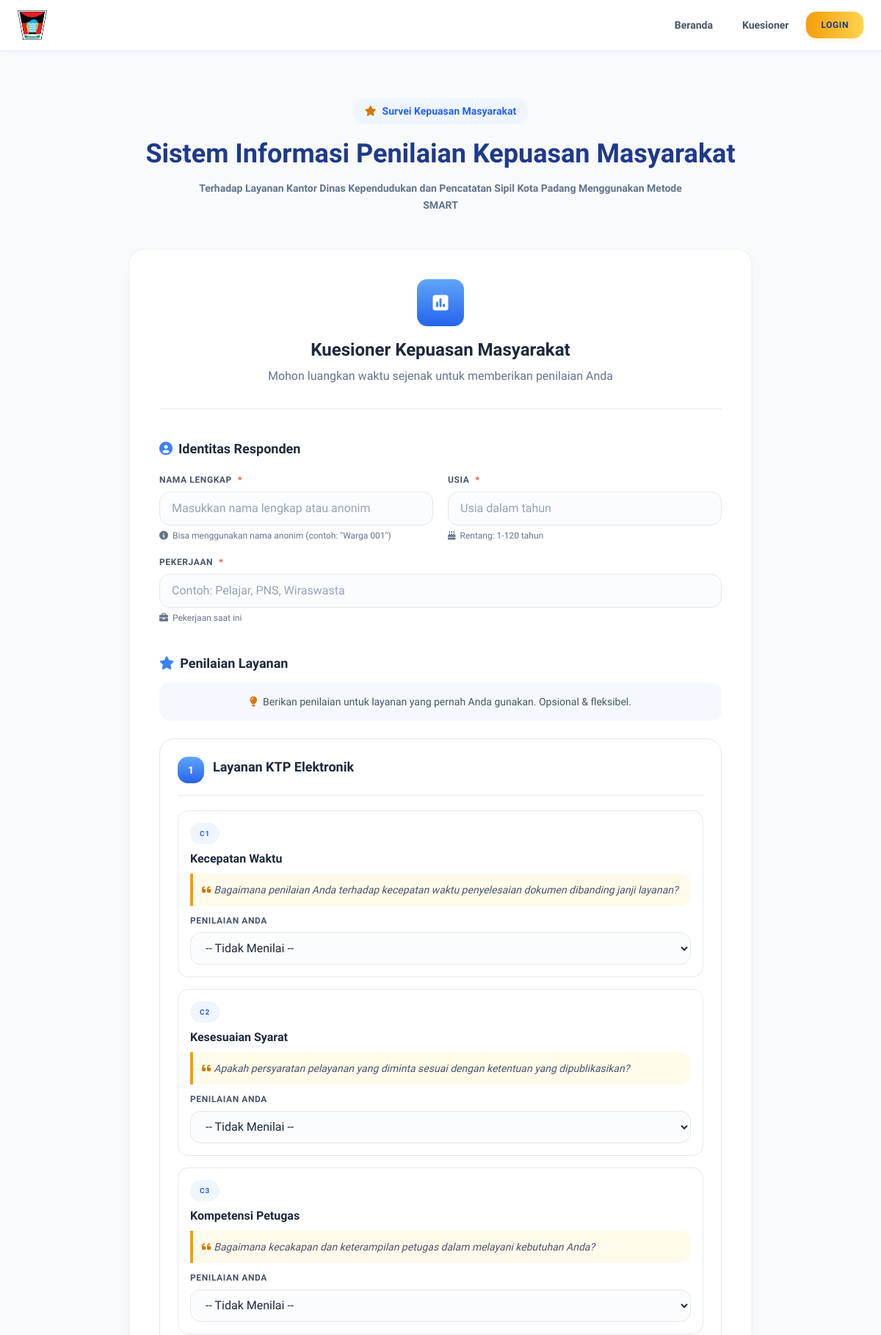
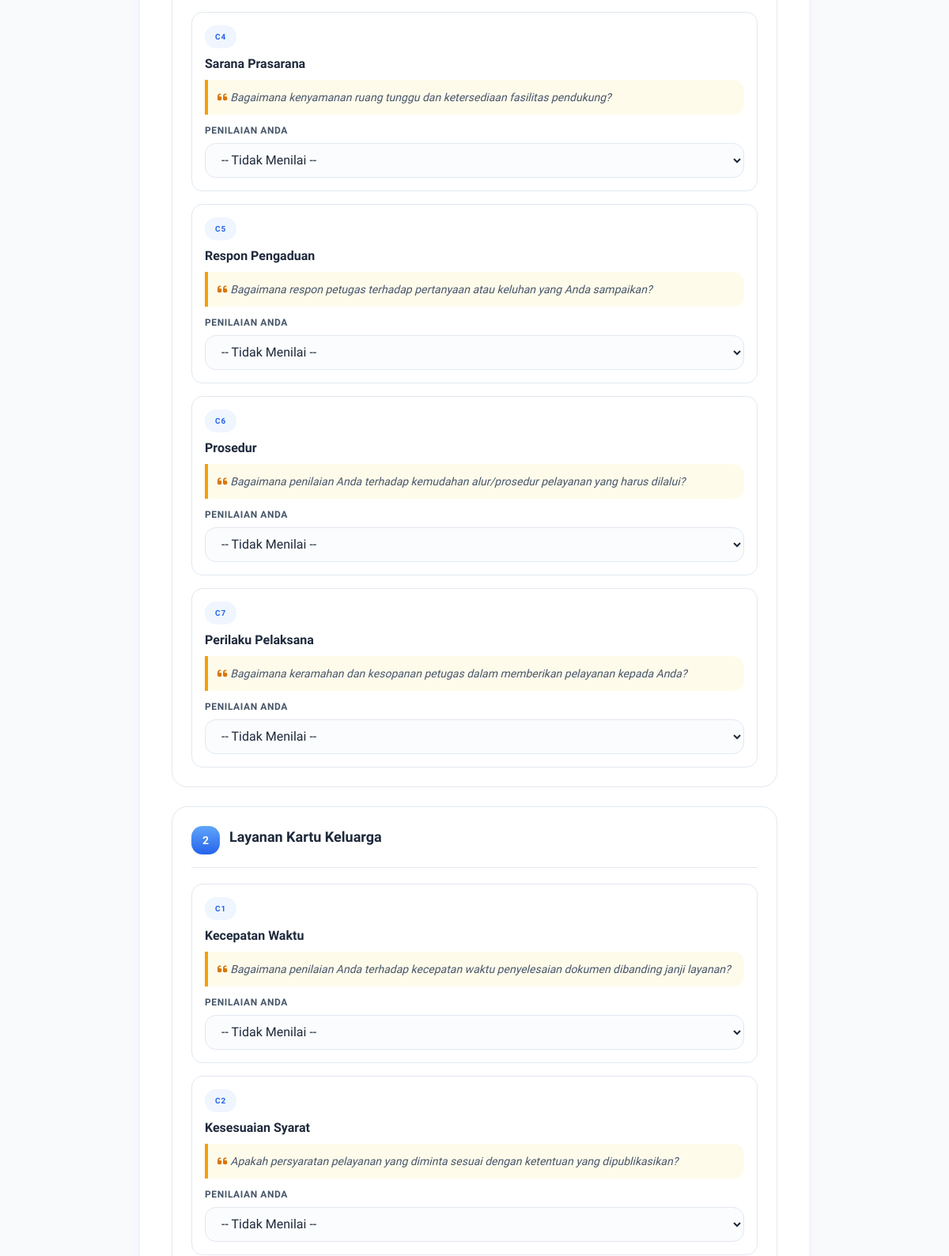
The page /index.php?controller=penilaianKuesioner&action=index (upper part) on the database its author committed (2 pictures, top to bottom).
### tables this page shows
CREATE TABLE `alternatif` (
  `id_alternatif` int NOT NULL,
  `kode_alternatif` varchar(10) NOT NULL,
  `nama_layanan` varchar(100) NOT NULL,
  `keterangan` text,
  `created_at` timestamp NULL DEFAULT CURRENT_TIMESTAMP
);

CREATE TABLE `kriteria` (
  `id_kriteria` int NOT NULL,
  `kode_kriteria` varchar(10) NOT NULL,
  `nama_kriteria` varchar(100) NOT NULL,
  `pertanyaan` text NOT NULL,
  `bobot` int NOT NULL,
  `jenis` enum('benefit','cost') DEFAULT 'benefit',
  `created_at` timestamp NULL DEFAULT CURRENT_TIMESTAMP
);

### controllers/PenilaianKuesionerController.php (called while the page is built, shortened)
<?php
require_once 'models/PenilaianKuesionerModel.php';
class PenilaianKuesionerController
{
    private $penilaianKuesionerModel;
    public function __construct($connection)
    {
        $this->penilaianKuesionerModel = new PenilaianKuesionerModel($connection);
    }
    public function index()
    {
        $data = [
            'title' => 'Kuesioner Penilaian Layanan - DISDUKCAPIL Kota Padang',
            'page_title' => 'Kuesioner Kepuasan Masyarakat',
            'alternatifs' => $this->penilaianKuesionerModel->getAllAlternatif(),
            'kriterias' => $this->penilaianKuesionerModel->getAllKriteria(),
            'penilaianModel' => $this->penilaianKuesionerModel
        ];
        require_once 'views/kuesioner/index.php';
    }
}
?>

### models/PenilaianKuesionerModel.php (called while the page is built, shortened)
<?php
require_once 'AlternatifModel.php';
require_once 'KriteriaModel.php';
class PenilaianKuesionerModel
{
    private $alternatifModel;
    private $kriteriaModel;
    public function __construct($connection)
    {
        $this->alternatifModel = new AlternatifModel($connection);
        $this->kriteriaModel = new KriteriaModel($connection);
    }
    public function getAllAlternatif()
    {
        return $this->alternatifModel->getAll();
    }
    public function getAllKriteria()
    {
        return $this->kriteriaModel->getAll();
    }
}
?>

### models/AlternatifModel.php (called while the page is built, shortened)
<?php
class AlternatifModel
{
    private $conn;
    private $table = 'alternatif';
    public function __construct($connection)
    {
        $this->conn = $connection;
    }
    public function getAll()
    {
        try {
            $query = "SELECT * FROM " . $this->table . " ORDER BY id_alternatif ASC";
            $stmt = $this->conn->prepare($query);
            $stmt->execute();
            return $stmt->fetchAll(PDO::FETCH_ASSOC);
        } catch (PDOException $e) {
            error_log("Get all alternatif error: " . $e->getMessage());
            return false;
        }
    }
}
?>

### models/KriteriaModel.php (called while the page is built, shortened)
<?php
class KriteriaModel
{
    private $conn;
    private $table = 'kriteria';
    public function __construct($connection)
    {
        $this->conn = $connection;
    }
    public function getAll()
    {
        try {
            $query = "SELECT * FROM " . $this->table . " ORDER BY kode_kriteria ASC";
            $stmt = $this->conn->prepare($query);
            $stmt->execute();
            return $stmt->fetchAll(PDO::FETCH_ASSOC);
        } catch (PDOException $e) {
            error_log("Get all kriteria error: " . $e->getMessage());
            return false;
        }
    }
}
?>

### views/kuesioner/index.php (the view, shortened to what this page needs)
<?php include('template/layout_public_head.php'); ?>
<div class="max-w-4xl mx-auto px-4 sm:px-6 py-12 sm:py-16">
  <div class="text-center mb-12 reveal-on-scroll is-visible">
    <div class="inline-flex items-center gap-2 px-4 py-2 rounded-full bg-gov-blue-100 text-gov-blue-800 text-sm font-semibold mb-5">
      <i class="fas fa-star text-gov-gold-600"></i> Survei Kepuasan Masyarakat
    </div>
    <h1 class="font-sans text-2xl sm:text-4xl font-bold text-gov-blue-900 mb-4">
      Sistem Informasi Penilaian Kepuasan Masyarakat
    </h1>
    <p class="text-slate-500 text-sm max-w-2xl mx-auto leading-relaxed font-semibold">
      Terhadap Layanan Kantor Dinas Kependudukan dan Pencatatan Sipil Kota Padang Menggunakan Metode SMART
    </p>
  </div>
  <form method="POST" action="index.php?controller=penilaianKuesioner&action=submit" id="kuesionerForm" class="card-gov !p-6 sm:!p-10" data-loading-label="Mengirim...">
    <div class="text-center mb-10 pb-8 border-b border-slate-200">
      <div class="mx-auto mb-4 flex h-16 w-16 items-center justify-center rounded-gov bg-gradient-to-b from-gov-blue-600 to-gov-blue-800 text-white text-2xl">
        <i class="fas fa-poll"></i>
      </div>
      <h2 class="text-2xl font-bold text-slate-800 mb-2">Kuesioner Kepuasan Masyarakat</h2>
      <p class="text-slate-500">Mohon luangkan waktu sejenak untuk memberikan penilaian Anda</p>
    </div>
    <div class="mb-10">
      <h3 class="text-lg font-bold text-slate-800 mb-5 flex items-center gap-2">
        <i class="fas fa-user-circle text-gov-blue-700"></i> Identitas Responden
      </h3>
      <div class="grid grid-cols-1 sm:grid-cols-2 gap-5">
        <div>
          <label class="label-gov">Nama Lengkap <span class="text-gov-maroon-700">*</span></label>
          <input type="text" class="input-gov" name="nama_responden" placeholder="Masukkan nama lengkap atau anonim" required maxlength="100">
          <p class="help-gov"><i class="fas fa-info-circle"></i> Bisa menggunakan nama anonim (contoh: "Warga 001")</p>
        </div>
        <div>
          <label class="label-gov">Usia <span class="text-gov-maroon-700">*</span></label>
          <input type="number" class="input-gov" name="usia" placeholder="Usia dalam tahun" required min="1" max="120">
          <p class="help-gov"><i class="fas fa-birthday-cake"></i> Rentang: 1-120 tahun</p>
        </div>
        <div class="sm:col-span-2">
          <label class="label-gov">Pekerjaan <span class="text-gov-maroon-700">*</span></label>
          <input type="text" class="input-gov" name="pekerjaan" placeholder="Contoh: Pelajar, PNS, Wiraswasta" required maxlength="50">
          <p class="help-gov"><i class="fas fa-briefcase"></i> Pekerjaan saat ini</p>
        </div>
      </div>
    </div>
    <div class="mb-10">
      <h3 class="text-lg font-bold text-slate-800 mb-3 flex items-center gap-2">
        <i class="fas fa-star text-gov-blue-700"></i> Penilaian Layanan
      </h3>
      <p class="text-sm text-slate-600 bg-gov-blue-100/60 rounded-gov p-4 mb-6 text-center">
        <i class="fas fa-lightbulb text-gov-gold-600 mr-1"></i>
        Berikan penilaian untuk layanan yang pernah Anda gunakan. Opsional & fleksibel.
      </p>
      <?php foreach ($data['alternatifs'] as $altIndex => $alternatif): ?>
        <div class="mb-6 rounded-gov-lg border border-slate-200 bg-surface-card p-5 sm:p-6">
          <div class="mb-5 pb-4 border-b border-slate-200 flex items-start gap-3">
            <div class="flex h-9 w-9 flex-shrink-0 items-center justify-center rounded-gov bg-gradient-to-b from-gov-blue-600 to-gov-blue-800 text-white font-bold text-sm">
              <?= $altIndex + 1 ?>
            </div>
            <div>
              <h4 class="text-lg font-bold text-slate-800"><?= htmlspecialchars($alternatif['nama_layanan']) ?></h4>
            </div>
          </div>
          <div class="space-y-4">
            <?php foreach ($data['kriterias'] as $kriteria): ?>
              <div class="rounded-gov bg-white border border-slate-200 p-4">
                <span class="badge-gov-primary mb-2"><?= htmlspecialchars($kriteria['kode_kriteria']) ?></span>
                <h5 class="font-bold text-slate-800 mb-2"><?= htmlspecialchars($kriteria['nama_kriteria']) ?></h5>
                <?php if (!empty($kriteria['pertanyaan'])): ?>
                  <p class="text-sm text-slate-600 bg-amber-50 border-l-4 border-gov-gold-400 rounded-r-gov p-3 italic mb-3">
                    <i class="fas fa-quote-left text-gov-gold-600 mr-1"></i><?= htmlspecialchars($kriteria['pertanyaan']) ?>
                  </p>
                <?php endif; ?>
                <label class="label-gov">Penilaian Anda</label>
                <select class="input-gov kriteria-select" name="id_sub_<?= $alternatif['id_alternatif'] ?>_<?= $kriteria['id_kriteria'] ?>">
                  <option value="">-- Tidak Menilai --</option>
                </select>
              </div>
            <?php endforeach; ?>
          </div>
        </div>
      <?php endforeach; ?>
    </div>
  </form>
</div>
<?php include('template/layout_public_foot.php'); ?>

### rows shown on the page
alternatif: nama_layanan "Layanan KTP Elektronik"
kriteria: kode_kriteria "C1", nama_kriteria "Kecepatan Waktu", pertanyaan "Bagaimana penilaian Anda terhadap kecepatan waktu penyelesaian dokumen dibanding janji layanan?"
kriteria: kode_kriteria "C2", nama_kriteria "Kesesuaian Syarat", pertanyaan "Apakah persyaratan pelayanan yang diminta sesuai dengan ketentuan yang dipublikasikan?"
kriteria: kode_kriteria "C3", nama_kriteria "Kompetensi Petugas", pertanyaan "Bagaimana kecakapan dan keterampilan petugas dalam melayani kebutuhan Anda?"
kriteria: kode_kriteria "C4", nama_kriteria "Sarana Prasarana", pertanyaan "Bagaimana kenyamanan ruang tunggu dan ketersediaan fasilitas pendukung?"
kriteria: kode_kriteria "C5", nama_kriteria "Respon Pengaduan", pertanyaan "Bagaimana respon petugas terhadap pertanyaan atau keluhan yang Anda sampaikan?"
kriteria: kode_kriteria "C6", nama_kriteria "Prosedur", pertanyaan "Bagaimana penilaian Anda terhadap kemudahan alur/prosedur pelayanan yang harus dilalui?"
kriteria: kode_kriteria "C7", nama_kriteria "Perilaku Pelaksana", pertanyaan "Bagaimana keramahan dan kesopanan petugas dalam memberikan pelayanan kepada Anda?"
alternatif: nama_layanan "Layanan Kartu Keluarga"
